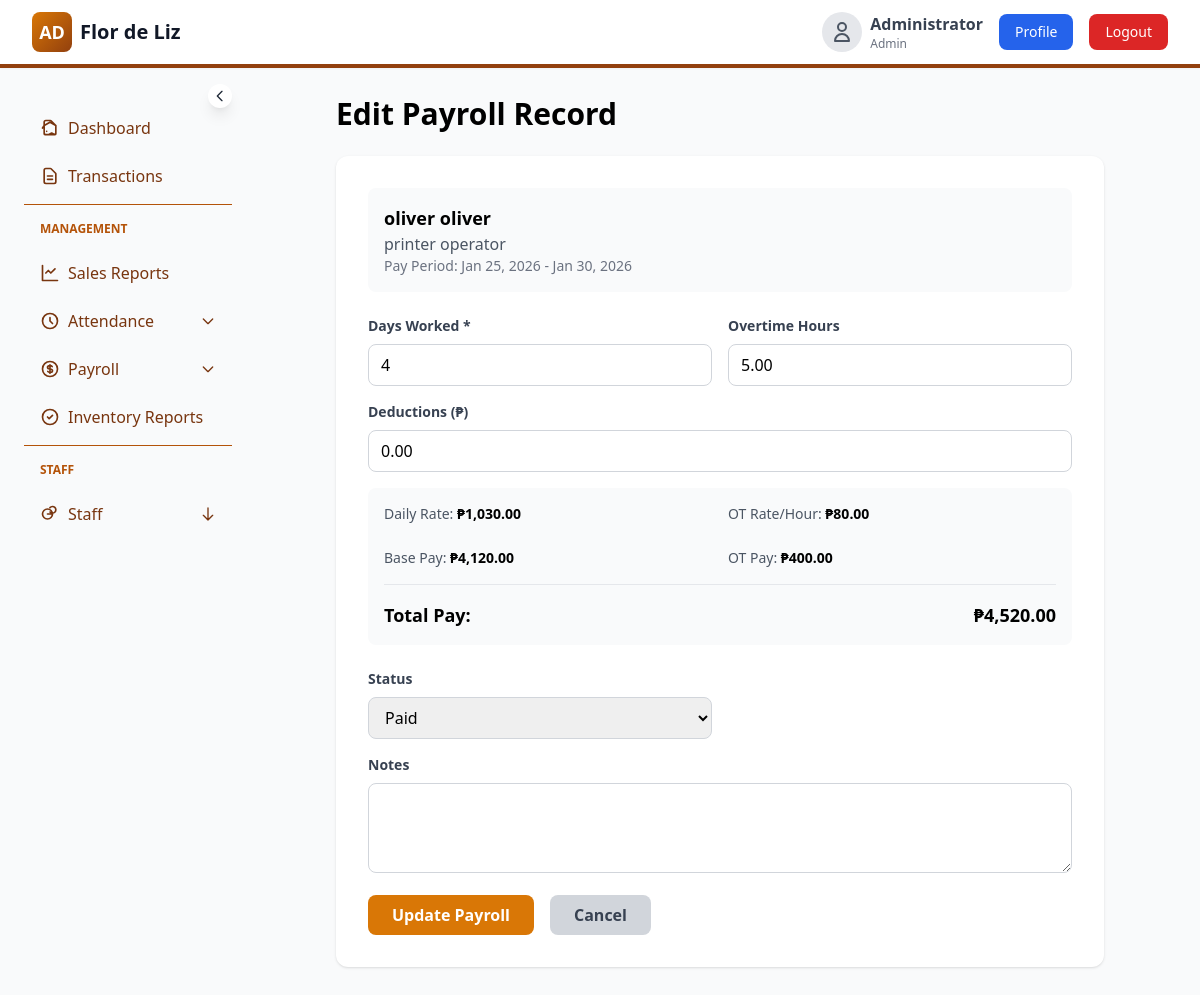
Screenshot of /admin/payroll/edit.php?id=3 (signed in) with the database file from the repository.
### tables this page shows
CREATE TABLE `payroll` (
  `id` int(11) NOT NULL,
  `employee_id` int(11) NOT NULL,
  `pay_period_start` date NOT NULL,
  `pay_period_end` date NOT NULL,
  `days_worked` int(11) DEFAULT 0,
  `overtime_hours` decimal(5,2) DEFAULT 0.00,
  `base_pay` decimal(10,2) DEFAULT 0.00,
  `overtime_pay` decimal(10,2) DEFAULT 0.00,
  `deductions` decimal(10,2) DEFAULT 0.00,
  `total_pay` decimal(10,2) DEFAULT 0.00,
  `status` enum('draft','approved','paid') DEFAULT 'draft',
  `notes` text DEFAULT NULL,
  `created_at` timestamp NOT NULL DEFAULT current_timestamp(),
  `updated_at` timestamp NOT NULL DEFAULT current_timestamp() ON UPDATE current_timestamp()
);

CREATE TABLE `employees` (
  `id` int(11) NOT NULL,
  `user_id` int(11) DEFAULT NULL,
  `first_name` varchar(50) DEFAULT NULL,
  `last_name` varchar(50) DEFAULT NULL,
  `email` varchar(100) DEFAULT NULL,
  `phone` varchar(20) DEFAULT NULL,
  `position` varchar(100) DEFAULT NULL,
  `hire_date` date DEFAULT NULL,
  `daily_rate` decimal(10,2) DEFAULT 1730.00,
  `overtime_rate` decimal(10,2) DEFAULT 80.00,
  `is_active` tinyint(1) DEFAULT 1,
  `created_at` timestamp NOT NULL DEFAULT current_timestamp(),
  `updated_at` timestamp NOT NULL DEFAULT current_timestamp() ON UPDATE current_timestamp()
);

### admin/payroll/edit.php (the view, shortened to what this page needs)
<?php
$conn = require_once __DIR__ . '/../../config/database.php';
$id = $_GET['id'] ?? null;
$stmt = $conn->prepare("
    SELECT p.*, e.first_name, e.last_name, e.position, e.daily_rate, e.overtime_rate, u.email
    FROM payroll p
    JOIN employees e ON p.employee_id = e.id
    LEFT JOIN users u ON e.user_id = u.id
    WHERE p.id = ?
");
$stmt->bind_param('i', $id);
$stmt->execute();
$result = $stmt->get_result();
$payroll = $result->fetch_assoc();
?>
<!DOCTYPE html>
<html lang="en">
<head>
    <script src="https://cdn.tailwindcss.com"></script>
</head>
<body class="bg-gray-50">
    <?php require_once __DIR__ . '/../../includes/sidebar_navigation.php'; ?>
    <div class="absolute w-full -ml-2 top-12">
        <div id="main-content" class="flex-1 px-4 sm:px-6 lg:px-8 py-12">
            <div class="max-w-3xl mx-auto">
                <h2 class="text-3xl font-bold mb-6">Edit Payroll Record</h2>
                <div class="bg-white rounded-xl shadow p-8">
                    <div class="bg-gray-50 p-4 rounded-lg mb-6">
                        <h3 class="text-lg font-bold"><?php echo htmlspecialchars($payroll['first_name'] . ' ' . $payroll['last_name']); ?></h3>
                        <p class="text-gray-600"><?php echo htmlspecialchars($payroll['position']); ?></p>
                        <p class="text-sm text-gray-500">Pay Period: <?php echo date('M d, Y', strtotime($payroll['pay_period_start'])) . ' - ' . date('M d, Y', strtotime($payroll['pay_period_end'])); ?></p>
                    </div>
                    <form method="post">
                        <div class="grid grid-cols-2 gap-4 mb-4">
                            <div>
                                <label class="block text-sm font-semibold text-gray-700 mb-2">Days Worked *</label>
                                <input type="number" name="days_worked" required min="0" max="30" step="0.5" value="<?php echo $payroll['days_worked']; ?>" class="w-full px-3 py-2 border border-gray-300 rounded-lg focus:outline-none focus:ring-2 focus:ring-amber-500" onchange="calculatePay()">
                            </div>
                            <div>
                                <label class="block text-sm font-semibold text-gray-700 mb-2">Overtime Hours</label>
                                <input type="number" name="overtime_hours" min="0" max="999" step="0.5" value="<?php echo $payroll['overtime_hours']; ?>" class="w-full px-3 py-2 border border-gray-300 rounded-lg focus:outline-none focus:ring-2 focus:ring-amber-500" onchange="calculatePay()">
                            </div>
                        </div>
                        <div class="mb-4">
                            <label class="block text-sm font-semibold text-gray-700 mb-2">Deductions (₱)</label>
                            <input type="number" name="deductions" min="0" step="0.01" value="<?php echo $payroll['deductions']; ?>" class="w-full px-3 py-2 border border-gray-300 rounded-lg focus:outline-none focus:ring-2 focus:ring-amber-500" onchange="calculatePay()">
                        </div>
                        <div class="bg-gray-50 p-4 rounded-lg mb-6">
                            <div class="grid grid-cols-2 gap-4 text-sm">
                                <div>
                                    <span class="text-gray-600">Daily Rate:</span>
                                    <span class="font-semibold">₱<?php echo number_format($payroll['daily_rate'], 2); ?></span>
                                </div>
                                <div>
                                    <span class="text-gray-600">OT Rate/Hour:</span>
                                    <span class="font-semibold">₱<?php echo number_format($payroll['overtime_rate'], 2); ?></span>
                                </div>
                                <div class="pt-2">
                                    <span class="text-gray-600">Base Pay:</span>
                                    <span id="base-pay" class="font-semibold">₱<?php echo number_format($payroll['base_pay'], 2); ?></span>
                                </div>
                                <div class="pt-2">
                                    <span class="text-gray-600">OT Pay:</span>
                                    <span id="ot-pay" class="font-semibold">₱<?php echo number_format($payroll['overtime_pay'], 2); ?></span>
                                </div>
                            </div>
                            <div class="border-t pt-4 mt-4">
                                <div class="flex justify-between text-lg font-bold">
                                    <span>Total Pay:</span>
                                    <span id="total-pay">₱<?php echo number_format($payroll['total_pay'], 2); ?></span>
                                </div>
                            </div>
                        </div>
                        <div class="grid grid-cols-2 gap-4 mb-4">
                            <div>
                                <label class="block text-sm font-semibold text-gray-700 mb-2">Status</label>
                                <select name="status" class="w-full px-3 py-2 border border-gray-300 rounded-lg focus:outline-none focus:ring-2 focus:ring-amber-500">
                                    <option value="paid" <?php echo $payroll['status'] === 'paid' ? 'selected' : ''; ?>>Paid</option>
                                </select>
                            </div>
                        </div>
                        <div class="mb-4">
                            <label class="block text-sm font-semibold text-gray-700 mb-2">Notes</label>
                            <textarea name="notes" rows="3" class="w-full px-3 py-2 border border-gray-300 rounded-lg focus:outline-none focus:ring-2 focus:ring-amber-500"><?php echo htmlspecialchars($payroll['notes'] ?? ''); ?></textarea>
                        </div>
                        <div class="flex gap-4">
                            <button type="submit" class="px-6 py-2 bg-amber-600 text-white rounded-lg hover:bg-amber-700 font-semibold">Update Payroll</button>
                            <a href="view.php?id=<?php echo $payroll['id']; ?>" class="px-6 py-2 bg-gray-300 text-gray-700 rounded-lg hover:bg-gray-400 font-semibold">Cancel</a>
                        </div>
                    </form>
                </div>
            </div>
        </div>
    </div>
</body>
</html>

### includes/sidebar_navigation.php (style rules this page uses)
html, body { overflow-x: hidden; }
@media (min-width: 768px) { #main-content { margin-left: 16rem; transition: margin-left .25s ease; } }

### rows the page displays
payroll: employee.last_name "oliver oliver", employee.position "printer operator", pay_period_start "Jan 25, 2026", pay_period_end "Jan 30, 2026", days_worked "4", overtime_hours "5.00", deductions "0.00", employee.daily_rate "1,030.00", employee.overtime_rate "80.00", base_pay "4,120.00", overtime_pay "400.00", total_pay "4,520.00", status "Paid"

### other values shown
$full_name "Administrator"
$role "Admin"
